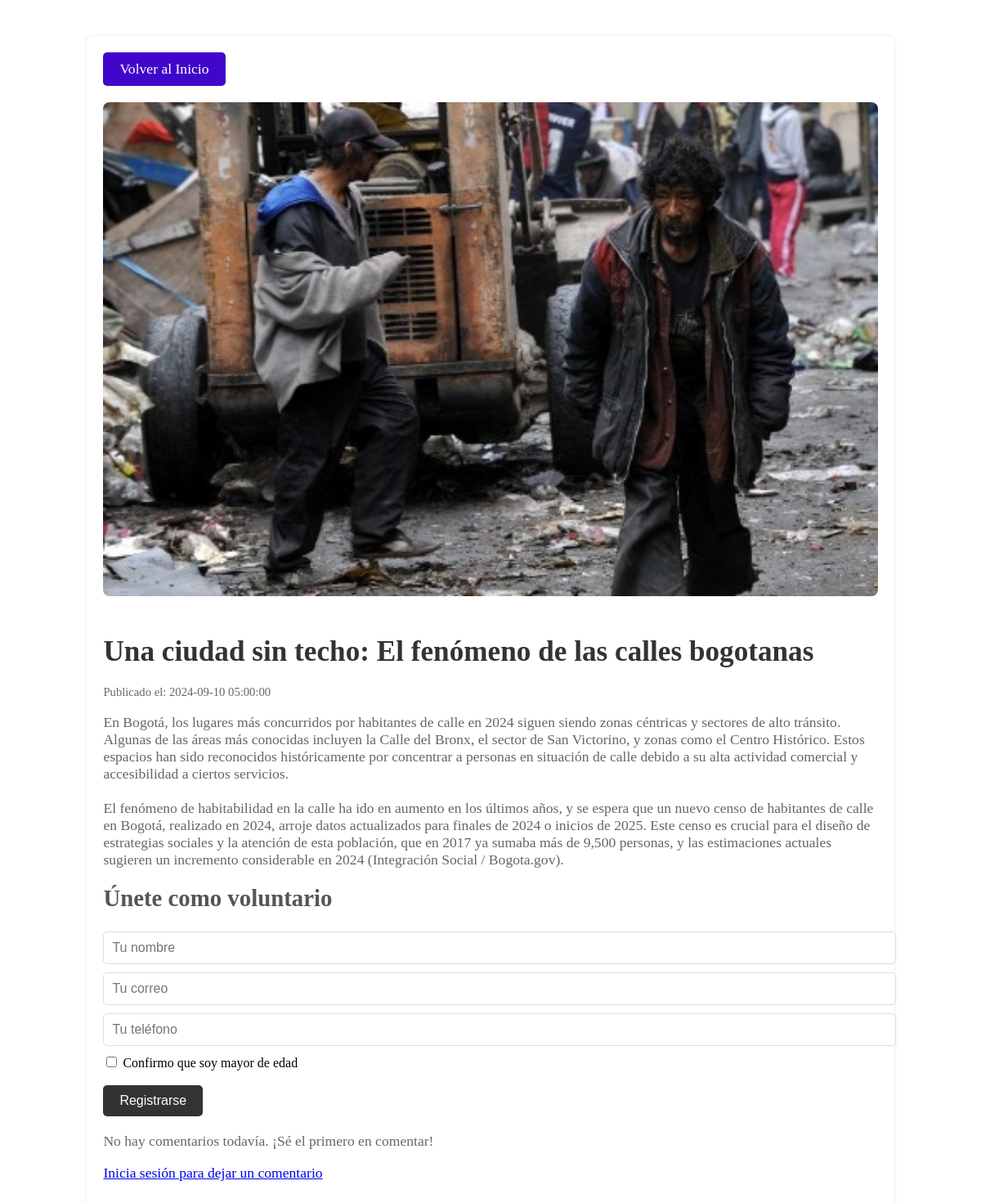
Page /detalle.php?noticia=10 on the committed database.
### tables this page shows
CREATE TABLE `noticias` (
  `id` int(11) NOT NULL,
  `titulo` varchar(255) NOT NULL,
  `contenido` text NOT NULL,
  `resumen` text DEFAULT NULL,
  `fecha_publicacion` timestamp NOT NULL DEFAULT current_timestamp(),
  `imagen` varchar(255) DEFAULT NULL,
  `categoria` varchar(100) NOT NULL DEFAULT 'general'
);

### detalle.php (the view, shortened to what this page needs)
<?php
include 'db.php';
$noticia_id = isset($_GET['noticia']) ? intval($_GET['noticia']) : 0;
if ($noticia_id > 0) {
    $sql = "SELECT titulo, contenido, fecha_publicacion, imagen FROM noticias WHERE id = $noticia_id";
    $result = $conn->query($sql);
    if ($result->num_rows > 0) {
        $row = $result->fetch_assoc();
        $titulo = $row['titulo'];
        $contenido = $row['contenido'];
        $fecha = $row['fecha_publicacion'];
        $imagen = $row['imagen'];
    } else {
        echo "Noticia no encontrada.";
        exit();
    }
} else {
    echo "ID de noticia no válido.";
    exit();
}
?>
<!DOCTYPE html>
<html lang="es">
<head>
    <link rel="stylesheet" href="css/detalless.css">
</head>
<body>
<br><br>
    <div class="container">
        <a href="index.php" class="volver-inicio">Volver al Inicio</a>
        <?php if (!empty($imagen)) : ?>
            <?php
            $imagen_path = 'admin/uploads/' . htmlspecialchars($imagen);
            ?>
            <img src="<?php echo $imagen_path; ?>" alt="<?php echo htmlspecialchars($titulo); ?>" class="imagen-noticia">
        <?php endif; ?>
        <h1><?php echo htmlspecialchars($titulo); ?></h1>
        <p><small>Publicado el: <?php echo $fecha; ?></small></p>
        <p><?php echo nl2br(htmlspecialchars($contenido)); ?></p>
<h2>Únete como voluntario</h2>
<form action="voluntario.php" method="POST">
    <input type="text" name="nombre" placeholder="Tu nombre" required><br>
    <input type="email" name="correo" placeholder="Tu correo" required><br>
    <input type="text" name="telefono" placeholder="Tu teléfono" required><br>
    <div>
        <input type="checkbox" id="mayorEdad" name="mayor_edad" required>
        <label for="mayorEdad">Confirmo que soy mayor de edad</label>
    </div><br>
    <button type="submit">Registrarse</button>
</form>
<div id="lista-comentarios">
    <?php
    $conn = new mysqli('localhost', 'root', '', 'bogota');
    $sql = "
    SELECT c.comentario, c.fecha_comentario, p.nombre
    FROM comentarios c
    JOIN perfiles p ON c.user_id = p.id
    WHERE c.noticia_id = $noticia_id
    ORDER BY c.fecha_comentario DESC";
    $result = $conn->query($sql);
    if ($result->num_rows > 0) {
        while ($row = $result->fetch_assoc()) {
            echo "<div class='comentario'>";
            echo "<strong>" . htmlspecialchars($row['nombre'], ENT_QUOTES, 'UTF-8') . ":</strong>";
            echo "<p>" . htmlspecialchars($row['comentario'], ENT_QUOTES, 'UTF-8') . "</p>";
            echo "<small>Enviado el: " . $row['fecha_comentario'] . "</small>";
            echo "</div>";
        }
    } else {
        echo "<p>No hay comentarios todavía. ¡Sé el primero en comentar!</p>";
    }
    ?>
</div>
<div id="comentario-form">
    <?php
    if (isset($_SESSION['user_id'])) {
        ?>
        <form action="guardar_comentario.php" method="POST">
            <textarea name="comentario" placeholder="Escribe tu comentario aquí..." required></textarea>
            <input type="hidden" name="noticia_id" value="<?php echo $noticia_id; ?>">
            <button type="submit">Enviar Comentario</button>
        </form>
        <?php
    } else {
        echo '<p><a href="login.php">Inicia sesión para dejar un comentario</a></p>';
    }
    ?>
</div>
    </div>
</body>
</html>

### css/detalless.css (style rules this page uses)
a.volver-inicio { display: inline-block; background-color: #4106cc; color: #fff; padding: 10px 20px; text-decoration: none; font-size: 1.1em; border-radius: 5px; margin-bottom: 20px; transition: background-color 0.3s ease; }
.container { width: 80%; margin: 0 auto; padding: 20px; background: #fff; border-radius: 8px; box-shadow: 0 0 5px rgba(0, 0, 0, 0.1); }
h1 { font-size: 2.2em; color: #333; margin-bottom: 10px; }
h2 { font-size: 1.8em; color: #555; margin-top: 20px; }
p { font-size: 1.1em; color: #666; }
.imagen-noticia { width: 100%; height: auto; border-radius: 8px; margin-bottom: 20px; }
form { margin-top: 20px; }
input[type="text"], input[type="email"], textarea { width: 100%; padding: 10px; border: 1px solid #ddd; border-radius: 5px; margin-bottom: 10px; font-size: 1em; }
button { background-color: #333; color: #fff; border: none; padding: 10px 20px; font-size: 1em; border-radius: 5px; cursor: pointer; transition: background-color 0.3s ease; }
#lista-comentarios { margin-top: 20px; }

### rows in the picture
noticias: imagen (picture), titulo "Una ciudad sin techo: El fenómeno de las calles bogotanas", fecha_publicacion "2024-09-10 05:00:00", contenido "En Bogotá, los lugares más concurridos por habitantes de calle en 2024 siguen siendo zonas céntricas y sectores de alto tránsito. Algunas de las áreas más conocidas incluyen la Calle del Bronx, el sector de San Victorino, y zonas como el Centro Histórico. Estos espacios han sido reconocidos históricamente por concentrar a personas en situación de calle debido a su alta actividad comercial y accesibilidad a ciertos servicios. El fenómeno de habitabilidad en la calle ha ido en aumento en los últimos años, y se espera que un nuevo censo de habitantes de calle en Bogotá, realizado en 2024, arroje datos actualizados para finales de 2024 o inicios de 2025. Este censo es crucial para el diseño de…"
